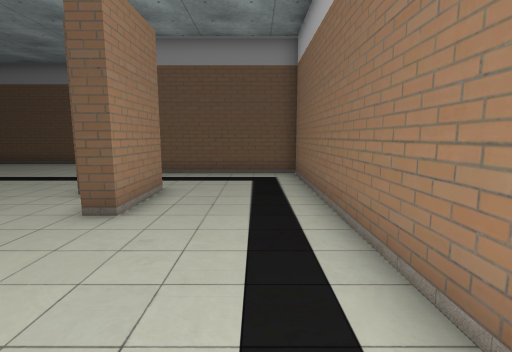
view 1 (above)

15 first-person views from a walk through a scene from a Unity 3-D project. The camera is 1.4 m above the floor, tilts 8° down and sees 85° across. The floor is counted in squares, 1 m on a side. Each view is taken from the middle of a square. On the plan, view 1 faces up. The plan holds only what a view shows up to about 14 squares ahead; the rest is blank. The place goes on beyond the plan. The player is left out. Some animated figures are not drawn. Some surface patterns are stand-ins.

view 2
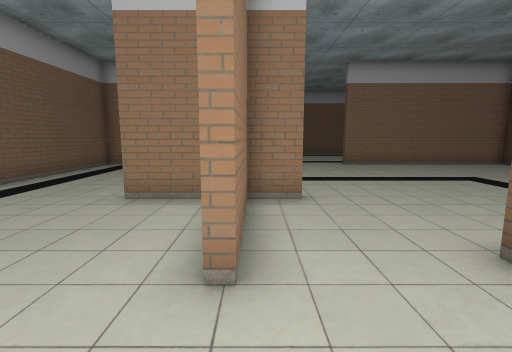

view 3
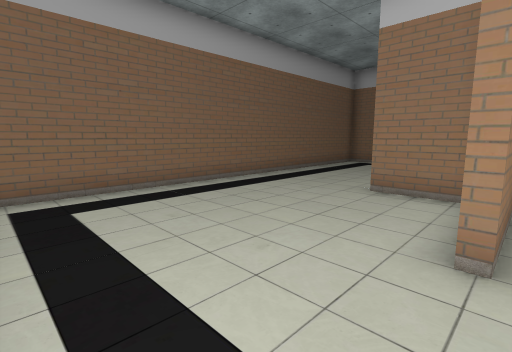

view 4
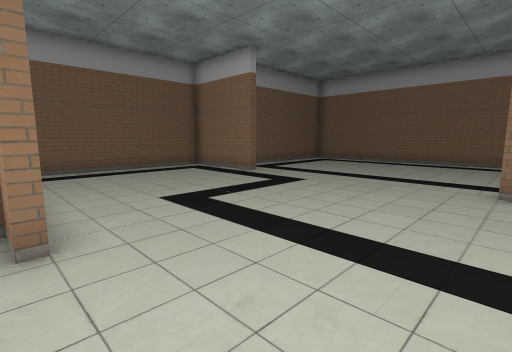

view 5
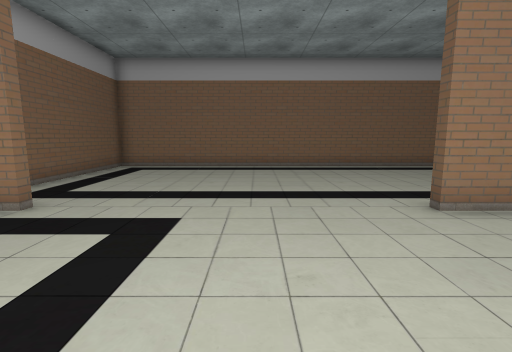

view 6
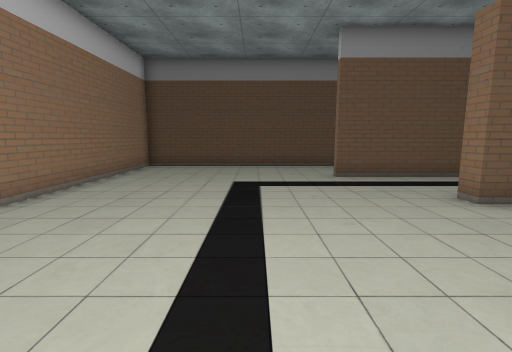

view 7
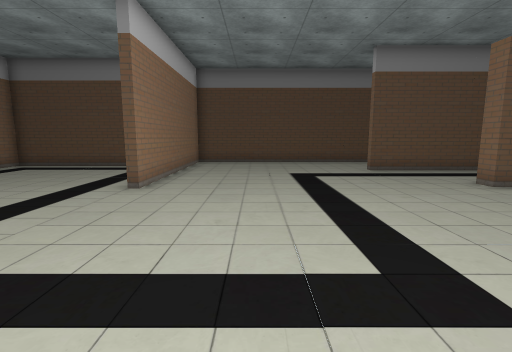

view 8
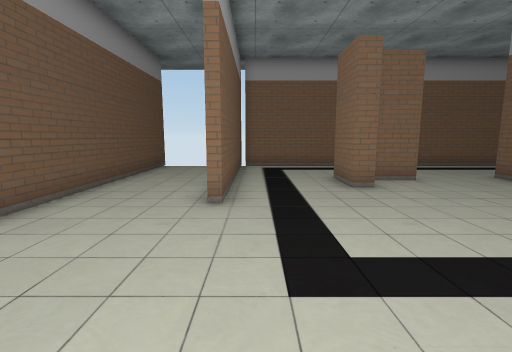

view 9
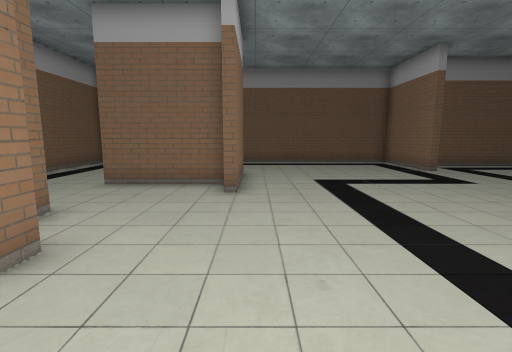

view 10
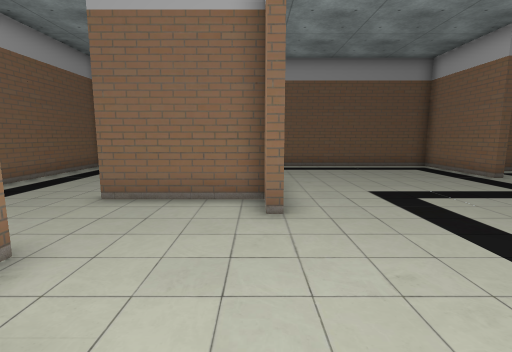

view 11
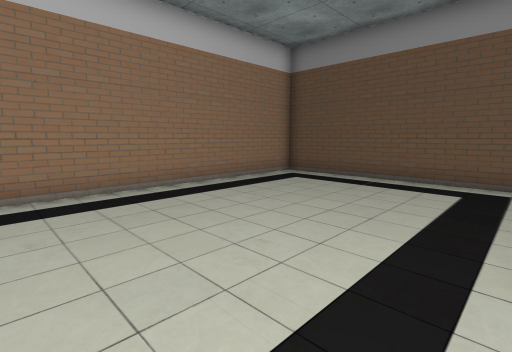

view 12
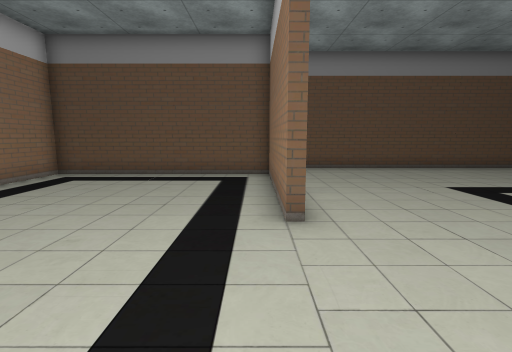

view 13
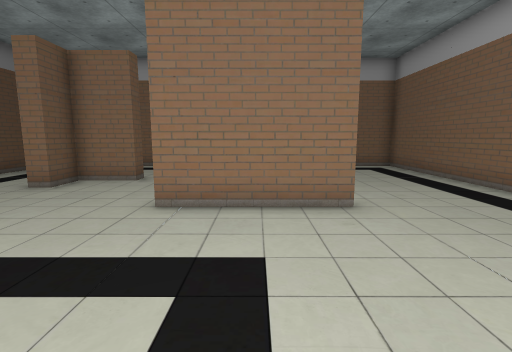

view 14
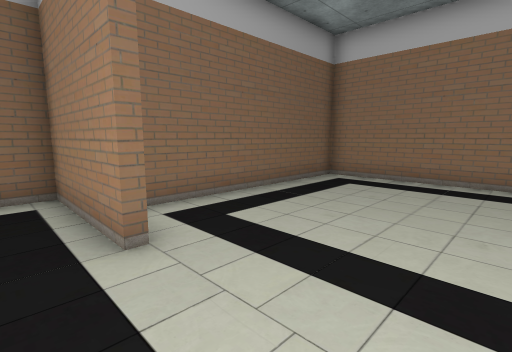

view 15
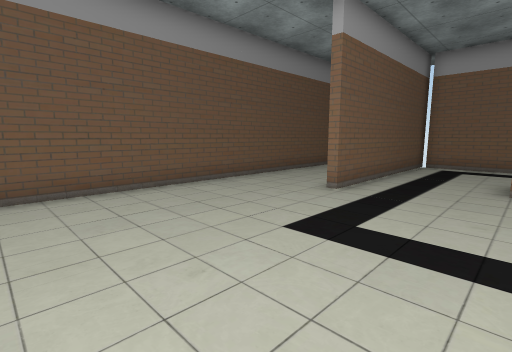

### Floor plan
Points are (right, up) in squares from view 1. A wall is a line through its corners. A room is listed if a view was taken in it or the views show most of it. See-through windows are left out.
Room 1 (views 1, 2, 3, 4, 5, 6, 7, 8, 9, 10, 11, 12, 13, 14, 15)
walls: (-6.3, 1.8) (-2.5, 1.8); (-14.5, 6.5) (-14.5, 12); (-6.5, -1) (-6.5, 3) (-6.2, 3) (-6.2, -1); (-14.6, -1.5) (-14.2, -1.5) (-14.2, -5.5) (1.5, -5.5) (1.5, 10.5); (-14.4, 12.5) (-22.5, 12.5) (-22.5, -3.5) (-15.3, -3.5); (1.9, 10.7) (-6.2, 10.7) (-6.2, 11.1); (1.9, 14.5) (-14.2, 14.5) (-14.2, 6.5)
objects: column (-4, 5) to (-3, 7)

Where each view was taken, in squares from view 1:
view 1: 0 up, 0 right, facing up
view 2: 2 up, 0 right, facing left
view 3: 2 up, 1 right, facing down-left
view 4: 7 up, 6 left, facing down-left
view 5: 3 up, 9 left, facing left
view 6: 1 up, 9 left, facing up
view 7: 1 down, 11 left, facing up
view 8: 10 up, 12 left, facing right
view 9: 10 up, 7 left, facing down
view 10: 8 up, 6 left, facing down
view 11: 3 up, 15 left, facing up-left
view 12: 2 up, 15 left, facing up
view 13: 1 up, 12 left, facing right
view 14: 2 up, 13 left, facing down-left
view 15: 7 up, 13 left, facing up-right
